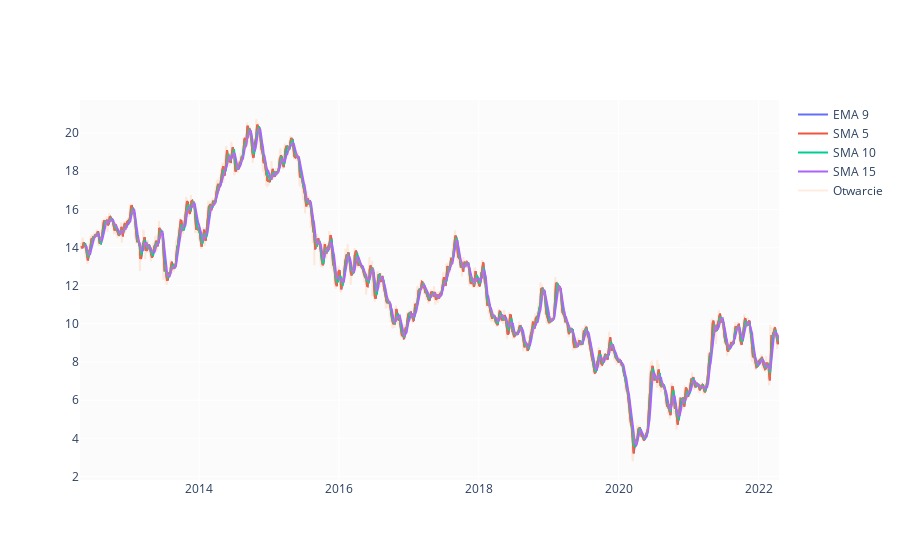

Here is the notebook cell this chart was saved with:
### Markdown cell above
### features

### Code cell
for label in ['Otwarcie', 'Zamknięcie', 'Maks', 'Min']:
    new_col = '{}_EMA_9'.format(label)
    df[new_col] = df[label].rolling(5).mean().shift()
    new_col = '{}_SMA_5'.format(label)
    df[new_col] = df[label].rolling(5).mean().shift()
    new_col = '{}_SMA_10'.format(label)
    df[new_col] = df[label].rolling(10).mean().shift()
    new_col = '{}_SMA_15'.format(label)
    df[new_col] = df[label].rolling(15).mean().shift()
    new_col = '{}_SMA_30'.format(label)
    df[new_col] = df[label].rolling(30).mean().shift()
    
fig = go.Figure()
fig.add_trace(go.Scatter(x=df.Data, y=df.Otwarcie_EMA_9, name='EMA 9'))
fig.add_trace(go.Scatter(x=df.Data, y=df.Otwarcie_SMA_5, name='SMA 5'))
fig.add_trace(go.Scatter(x=df.Data, y=df.Otwarcie_SMA_10, name='SMA 10'))
fig.add_trace(go.Scatter(x=df.Data, y=df.Otwarcie_SMA_15, name='SMA 15'))
fig.add_trace(go.Scatter(x=df.Data, y=df.Otwarcie, name='Otwarcie', opacity=0.2))
fig.show()

### Figure 1 — Plotly figure (JSON) as saved in the notebook; plotly's stock layout.template omitted (floating-point values rounded to 4 significant figures; data arrays with more than 128 entries replaced by an {"elided": "..."} marker saying what was removed)
{"data": [{"name": "EMA 9", "type": "scatter", "x": {"elided": "2506 str values"}, "y": {"elided": "2506 float values"}}, {"name": "SMA 5", "type": "scatter", "x": {"elided": "2506 str values"}, "y": {"elided": "2506 float values"}}, {"name": "SMA 10", "type": "scatter", "x": {"elided": "2506 str values"}, "y": {"elided": "2506 float values"}}, {"name": "SMA 15", "type": "scatter", "x": {"elided": "2506 str values"}, "y": {"elided": "2506 float values"}}, {"name": "Otwarcie", "opacity": 0.2, "type": "scatter", "x": {"elided": "2506 str values"}, "y": {"elided": "2506 float values"}}], "layout": {}}
